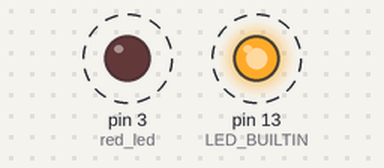
Simulated run of this sketch. Board: Arduino Uno, built with avr-gcc and run on an emulated ATmega328P. Shown: output pins drawn as LEDs (lit = HIGH). Dashed ring = blinking.

Above: at 0.1 s.
Timing chart, 0 to 3.0 s (numbered marks = the images above):
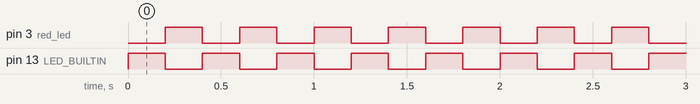

The sketch:

Day_2.ino
```cpp
//02blink
//Franzis Adventskalender für Arduino

int red_led = 3;

void setup() {
  // put your setup code here, to run once:
  pinMode(LED_BUILTIN, OUTPUT);
  pinMode(red_led,OUTPUT);

}

void loop() {
  // put your main code here, to run repeatedly:
  digitalWrite(LED_BUILTIN,HIGH);
  digitalWrite(red_led,LOW);
  delay(200);
  digitalWrite(LED_BUILTIN,LOW);
  digitalWrite(red_led,HIGH);
  delay(200);
}
```

Measured:
- by itself, pin 3 (red_led), pin 13 (LED_BUILTIN): alternates HIGH for 0.20 s and LOW for 0.20 s
